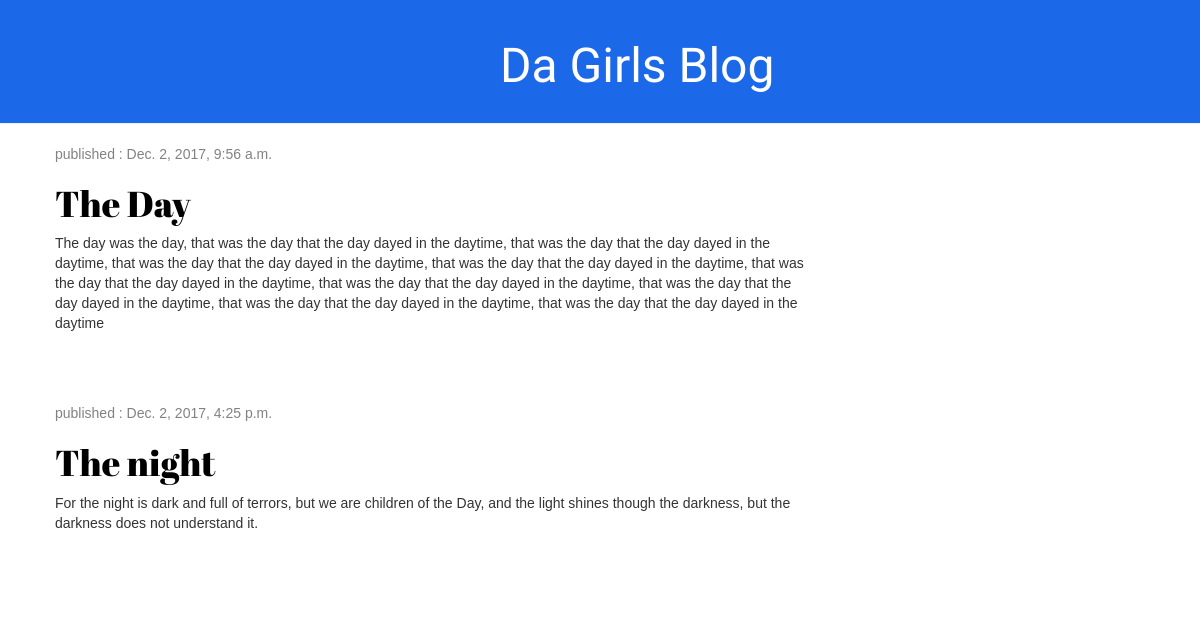
The app's page /, older data.
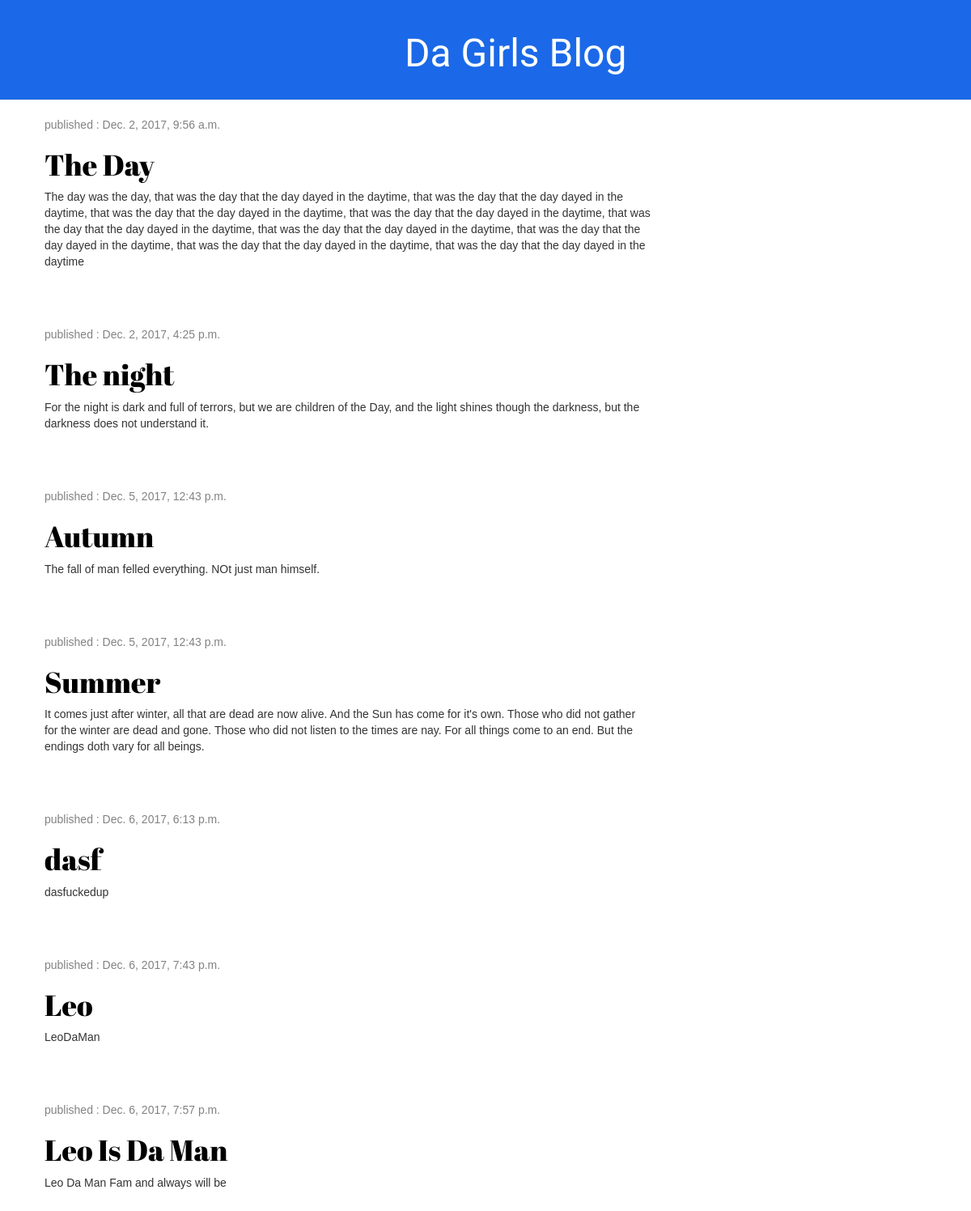
The same page, newer data.
### galblawg/models.py (models this page shows, shortened)
class Post(models.Model):
	author = models.ForeignKey('auth.User')
	title = models.CharField(max_length=200)
	text = models.TextField()
	created_date = models.DateTimeField(
		default=timezone.now)
	published_date = models.DateTimeField(
		blank = True, null=True)

### galblawg/views.py (the view)
# urls.py: url(r'^$', views.post_list, name='post_list'),
def post_list(request):
	posts = Post.objects.filter(published_date__lte=timezone.now()).order_by('published_date')
	return render(request, 'galblawg/post_list.html',{'posts':posts})

### galblawg/templates/galblawg/post_list.html
{% extends 'galblawg/base.html' %}
{% block content %}
				{% for post in posts %}
				<div class="post">
					<div class="date">
						<p>published : {{ post.published_date  }}</p>
					</div>
					<h1><a href="{% url 'post_detail' pk=post.pk %}">{{ post.title }}</a></h1>
					<p>{{ post.text|linebreaksbr }}</p>
				</div>
				{% endfor %}
{% endblock %}

### galblawg/templates/galblawg/base.html (shortened to what this page needs)
{% load staticfiles%}
<!DOCTYPE html>
<html>
<head>
<link rel="stylesheet" href="https://maxcdn.bootstrapcdn.com/bootstrap/3.3.7/css/bootstrap.min.css">
<link rel="stylesheet" href="https://maxcdn.bootstrapcdn.com/bootstrap/3.3.7/css/bootstrap-theme.min.css">
<link rel="stylesheet" type="text/css" href="{% static 'css/style.css' %}">
</head>
<body>
    <div class="page-header">
        <h1><a href="/">Da Girls Blog</a></h1>
    </div>
    <div class="content container">
        <div class="row">
            <div class="col-md-8">
            {% block content %}
            {% endblock %}
            </div>
        </div>
    </div>
</body>
</html>

### galblawg/static/css/style.css (style rules this page uses)
body { background : url('https://images2.alphacoders.com/688/68870.jpg'); }
h1 a { color: #FCA205; }
.post h1 { font-family: 'Abril Fatface', cursive; }
.post p { font-family: 'Merriweather Sans', sans-serif; }
.page-header { background-color: #1b69e8; margin-top: 0; padding: 20px 20px 20px 500px; }
.page-header h1, .page-header h1 a, .page-header h1 a:visited, .page-header h1 a:active { color: #ffffff; font-size: 36pt; text-decoration: none; }
.content { margin-left: 40px; }
h1, h2, h3, h4 { font-family: 'Lobster', cursive; }
.date { color: #828282; }
.post { margin-bottom: 70px; }
.post h1 a, .post h1 a:visited { color: #000000; }

Row changes from the older to the newer data that the page shows:
added Post: published_date "Dec. 5, 2017, 12:43 p.m.", title "Autumn", text "The fall of man felled everything. NOt just man himself."
added Post: published_date "Dec. 5, 2017, 12:43 p.m.", title "Summer", text "It comes just after winter, all that are dead are now alive. And the Sun has come for it's own. Those who did not gather for the winter are dead and gone. Those who did not listen to the times are nay. For all things come to an end. But the endings doth vary for all beings."
added Post: published_date "Dec. 6, 2017, 6:13 p.m.", title "dasf", text "dasfuckedup"
added Post: published_date "Dec. 6, 2017, 7:43 p.m.", title "Leo", text "LeoDaMan"
added Post: published_date "Dec. 6, 2017, 7:57 p.m.", title "Leo Is Da Man", text "Leo Da Man Fam and always will be"
